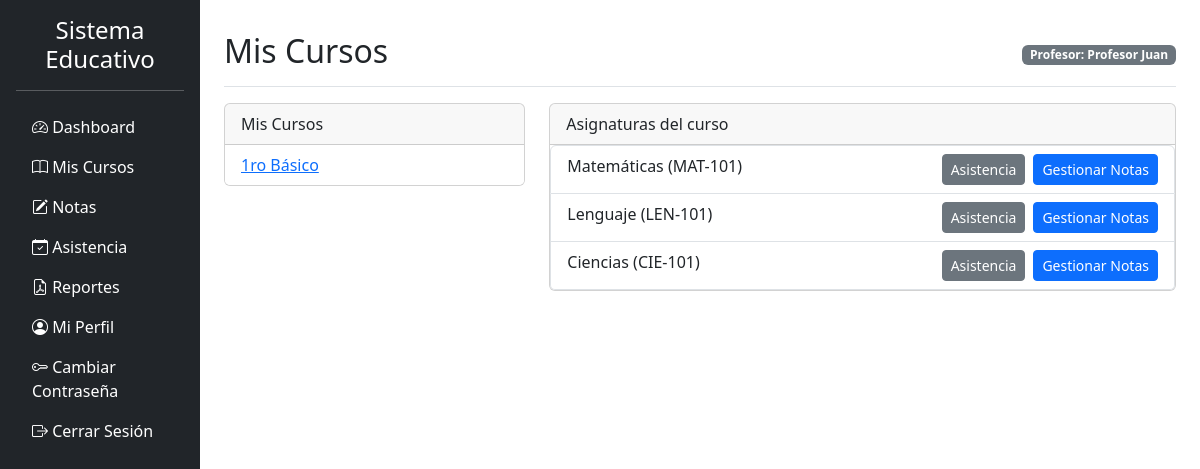
The page /profesor/mis_cursos.php?curso_id=1 (signed in) on the database its author committed.
### tables this page shows
CREATE TABLE IF NOT EXISTS cursos (
    id INT AUTO_INCREMENT PRIMARY KEY,
    nombre VARCHAR(50) NOT NULL,
    descripcion TEXT,
    anio INT NOT NULL
);

CREATE TABLE IF NOT EXISTS asignaturas (
    id INT AUTO_INCREMENT PRIMARY KEY,
    nombre VARCHAR(100) NOT NULL,
    codigo VARCHAR(20),
    curso_id INT NOT NULL,
    FOREIGN KEY (curso_id) REFERENCES cursos(id) ON DELETE CASCADE
);

### www/includes/db.php (called while the page is built, shortened)
<?php
$host = 'mysql';
$user = 'webb_user';
$pass = 'webb_pass';
$dbname = 'webb_db';
try {
    $pdo = new PDO("mysql:host=$host;dbname=$dbname;charset=utf8mb4", $user, $pass);
    $pdo->setAttribute(PDO::ATTR_ERRMODE, PDO::ERRMODE_EXCEPTION);
    $pdo->setAttribute(PDO::ATTR_DEFAULT_FETCH_MODE, PDO::FETCH_ASSOC);
} catch (PDOException $e) {
    die("Error de conexión: " . $e->getMessage());
}
function obtenerCursosPorProfesor($profesor_id) {
    global $pdo;
    $stmt = $pdo->prepare("
        SELECT DISTINCT c.* FROM cursos c
        JOIN profesor_asignatura_curso pac ON c.id = pac.curso_id
        WHERE pac.profesor_id = ?
    ");
    $stmt->execute([$profesor_id]);
    return $stmt->fetchAll();
}
function obtenerAsignaturasPorProfesorCurso($profesor_id, $curso_id) {
    global $pdo;
    $stmt = $pdo->prepare("
        SELECT a.* FROM asignaturas a
        JOIN profesor_asignatura_curso pac ON a.id = pac.asignatura_id
        WHERE pac.profesor_id = ? AND pac.curso_id = ?
    ");
    $stmt->execute([$profesor_id, $curso_id]);
    return $stmt->fetchAll();
}
?>

### www/profesor/mis_cursos.php (the view, shortened to what this page needs)
<?php
require_once '../includes/db.php';
$titulo_pagina = 'Mis Cursos';
include '../includes/header.php';
$curso_id = $_GET['curso_id'] ?? 0;
$cursos = obtenerCursosPorProfesor($_SESSION['user_id']);
$asignaturas = [];
if ($curso_id) {
    $asignaturas = obtenerAsignaturasPorProfesorCurso($_SESSION['user_id'], $curso_id);
}
?>
<div class="row">
    <div class="col-md-4">
        <div class="card">
            <div class="card-header">Mis Cursos</div>
            <ul class="list-group list-group-flush">
                <?php foreach($cursos as $c): ?>
                    <li class="list-group-item">
                        <a href="?curso_id=<?= $c['id'] ?>"><?= htmlspecialchars($c['nombre']) ?></a>
                    </li>
                <?php endforeach; ?>
            </ul>
        </div>
    </div>
    <div class="col-md-8">
        <?php if($curso_id): ?>
            <div class="card">
                <div class="card-header">Asignaturas del curso</div>
                <ul class="list-group">
                    <?php foreach($asignaturas as $a): ?>
                        <li class="list-group-item">
                            <?= htmlspecialchars($a['nombre']) ?> (<?= $a['codigo'] ?>)
                            <a href="notas.php?asignatura_id=<?= $a['id'] ?>&curso_id=<?= $curso_id ?>" class="btn btn-sm btn-primary float-end">Gestionar Notas</a>
                            <a href="asistencia.php?curso_id=<?= $curso_id ?>" class="btn btn-sm btn-secondary float-end me-2">Asistencia</a>
                        </li>
                    <?php endforeach; ?>
                </ul>
            </div>
        <?php endif; ?>
    </div>
</div>
<?php include '../includes/footer.php'; ?>

### www/includes/header.php (shortened to what this page needs)
<?php
$rol = $_SESSION['rol'];
$nombre = $_SESSION['nombre'];
$titulo_pagina = $titulo_pagina ?? 'Panel de Control';
?>
<!DOCTYPE html>
<html lang="es">
<head>
    <link href="https://cdn.jsdelivr.net/npm/bootstrap@5.3.0/dist/css/bootstrap.min.css" rel="stylesheet">
    <link rel="stylesheet" href="https://cdn.jsdelivr.net/npm/bootstrap-icons@1.11.3/font/bootstrap-icons.min.css">
</head>
<body>
    <div class="container-fluid">
        <div class="row">
            <nav class="col-md-3 col-lg-2 d-md-block bg-dark text-white vh-100 p-3">
                <h4 class="text-center">Sistema Educativo</h4>
                <hr>
                <ul class="nav nav-pills flex-column">
                    <li class="nav-item"><a href="dashboard.php" class="nav-link text-white"><i class="bi bi-speedometer2"></i> Dashboard</a></li>
                    <?php if ($rol == 'director'): ?>
                        <li class="nav-item"><a href="usuarios.php" class="nav-link text-white"><i class="bi bi-people"></i> Usuarios</a></li>
                        <li class="nav-item"><a href="cursos.php" class="nav-link text-white"><i class="bi bi-book"></i> Cursos</a></li>
                        <li class="nav-item"><a href="asignaturas.php" class="nav-link text-white"><i class="bi bi-journal"></i> Asignaturas</a></li>
                        <li class="nav-item"><a href="noticias.php" class="nav-link text-white"><i class="bi bi-newspaper"></i> Noticias</a></li>
                        <li class="nav-item"><a href="reportes.php" class="nav-link text-white"><i class="bi bi-file-earmark-pdf"></i> Reportes</a></li>
                    <?php elseif ($rol == 'profesor'): ?>
                        <li class="nav-item"><a href="mis_cursos.php" class="nav-link text-white"><i class="bi bi-book"></i> Mis Cursos</a></li>
                        <li class="nav-item"><a href="notas.php" class="nav-link text-white"><i class="bi bi-pencil-square"></i> Notas</a></li>
                        <li class="nav-item"><a href="asistencia.php" class="nav-link text-white"><i class="bi bi-calendar-check"></i> Asistencia</a></li>
                        <li class="nav-item"><a href="reportes.php" class="nav-link text-white"><i class="bi bi-file-earmark-pdf"></i> Reportes</a></li>
                    <?php elseif ($rol == 'auxiliar'): ?>
                        <li class="nav-item"><a href="asistencia.php" class="nav-link text-white"><i class="bi bi-calendar-check"></i> Asistencia</a></li>
                    <?php elseif ($rol == 'estudiante'): ?>
                        <li class="nav-item"><a href="mis_notas.php" class="nav-link text-white"><i class="bi bi-pencil-square"></i> Mis Notas</a></li>
                        <li class="nav-item"><a href="asistencia.php" class="nav-link text-white"><i class="bi bi-calendar-check"></i> Mi Asistencia</a></li>
                    <?php endif; ?>
                    <li class="nav-item"><a href="../shared/perfil.php" class="nav-link text-white"><i class="bi bi-person-circle"></i> Mi Perfil</a></li>
                    <li class="nav-item"><a href="../shared/cambiar_password.php" class="nav-link text-white"><i class="bi bi-key"></i> Cambiar Contraseña</a></li>
                    <li class="nav-item"><a href="../logout.php" class="nav-link text-white"><i class="bi bi-box-arrow-right"></i> Cerrar Sesión</a></li>
                </ul>
            </nav>
            <main class="col-md-9 ms-sm-auto col-lg-10 px-md-4 py-3">
                <div class="d-flex justify-content-between flex-wrap flex-md-nowrap align-items-center pt-3 pb-2 mb-3 border-bottom">
                    <h1 class="h2"><?php echo $titulo_pagina; ?></h1>
                    <span class="badge bg-secondary"><?php echo ucfirst($rol); ?>: <?php echo htmlspecialchars($nombre); ?></span>
                </div>

### www/includes/footer.php (shortened to what this page needs)
            </main>
        </div>
    </div>
</body>
</html>

### rows shown on the page
cursos: nombre "1ro Básico"
asignaturas: nombre "Matemáticas", codigo "MAT-101"
asignaturas: nombre "Lenguaje", codigo "LEN-101"
asignaturas: nombre "Ciencias", codigo "CIE-101"

### other values the page prints
$titulo_pagina "Mis Cursos"
$rol "Profesor"
$nombre "Profesor Juan"
